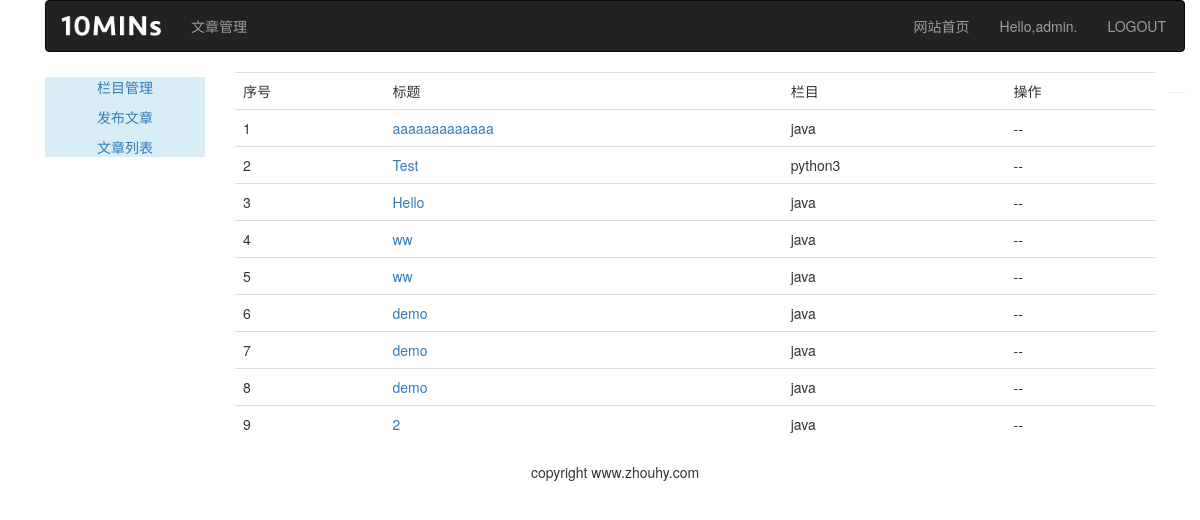
Screenshot of /article/article_list/ (signed in) with the database file from the repository.
### article/models.py (models this page shows, shortened)
class ArticlePost(models.Model):
    author = models.ForeignKey(User, related_name='article', on_delete=models.CASCADE)
    title = models.CharField(max_length=200)
    slug = models.SlugField(max_length=500)
    column = models.ForeignKey(ArticleColumn, related_name='article_column', on_delete=models.CASCADE)
    body = models.TextField()
    created = models.DateTimeField(default=timezone.now)
    updated = models.DateTimeField(auto_now=True)
    class Meta:
        ordering = ("-updated",)
        index_together = (('id', 'slug'),)
    def get_absolute_url(self):
        return reverse("article:article_detail", args=[self.id, self.slug])

class ArticleColumn(models.Model):
    user = models.ForeignKey(User, related_name='article_column', on_delete=models.CASCADE)
    column = models.CharField(max_length=200)
    created = models.DateField(auto_now_add=True)
    def __str__(self):
        return self.column

### article/views.py (the view)
@login_required(login_url='/account/login')
def article_list(request):
    articles = ArticlePost.objects.filter(author=request.user)
    return render(request, "article/column/article_list.html", {"articles": articles})

### templates/article/column/article_list.html (shortened to what this page needs)
{% extends 'article/base.html' %}
{% load staticfiles %}
{% block content %}
    <div>
        <table class="table table-hover">
            <tr>
                <td>序号</td>
                <td>标题</td>
                <td>栏目</td>
                <td>操作</td>
            </tr>
            {% for article in articles %}
                <tr id="{{ article.id }}">
                    <td>{{ forloop.counter }}</td>
                    <td><a href="{{ article.get_absolute_url }}">{{ article.title }}</a></td>
                    <td>{{ article.column }}</td>
                    <td>--</td>
                </tr>
            {% endfor %}
        </table>
    </div>
{% endblock %}

### templates/article/header.html
{% load staticfiles %}
<div class="container">
    <nav class="navbar navbar-inverse" role="navigation">
        <div class="navbar-header">
            <a class="navbar-brand" href="http://www.zhouhy.com">
                <img src="{% static '/images/tenlogo.png' %}" width="100px">
            </a>
        </div>
        <div style="margin-right: 18px">
            <ul class="nav navbar-nav" role="tablist">
                <li><a href="{% url 'article:article_column' %}">文章管理</a></li>
            </ul>
            <ul class="nav navbar-nav navbar-right">
                <li><a href="{% url 'blog:blog_title' %}">网站首页</a></li>
                <li><a>Hello,{{ user.username }}.</a></li>
                <li><a href="{% url 'account:user_logout' %}">LOGOUT</a></li>
            </ul>
        </div>
    </nav>
</div>

### rows the page displays
ArticlePost: title "aaaaaaaaaaaaa", column "java"
ArticlePost: title "Test", column "python3"
ArticlePost: title "Hello", column "java"
ArticlePost: title "ww", column "java"
ArticlePost: title "ww", column "java"
ArticlePost: title "demo", column "java"
ArticlePost: title "demo", column "java"
ArticlePost: title "demo", column "java"
ArticlePost: title "2", column "java"

### other values shown
{{ user.username }} "admin"
